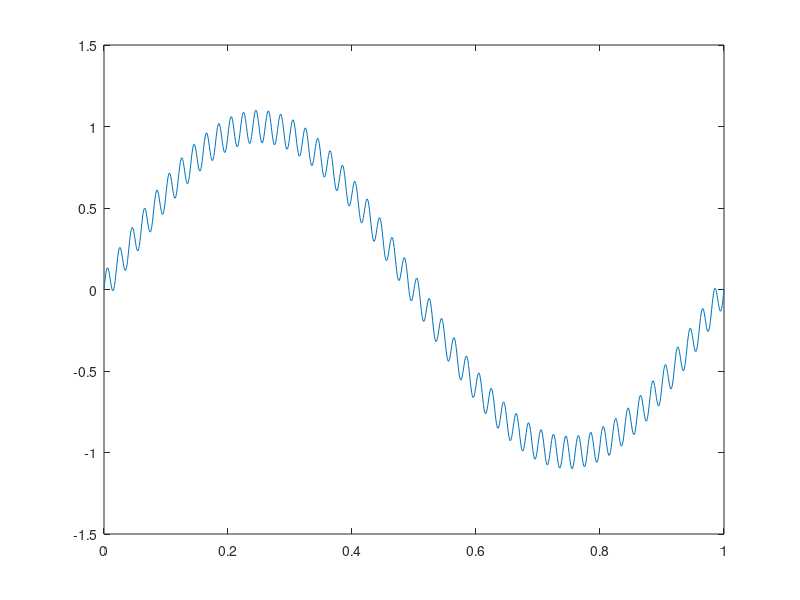

The MATLAB script that drew this image:
h2r =2*pi;
t=0:0.001:1;
Fs = 48000;
dt = 1/Fs;
sig1 = sin(1*t*h2r);
sig2 = 0.1*sin(50*t*h2r);
noise = sig1 +sig2;
t=t';
sig1=sig1';
sig2 =sig2';
noise = sig1+sig2;
plot(t,noise)